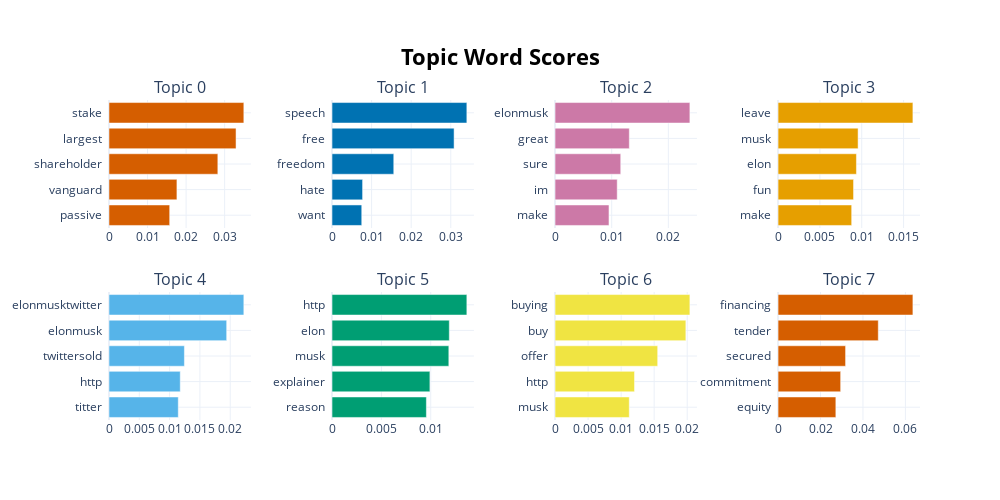

Notebook cell for this chart:
### Code cell
modelMid.visualize_barchart()

### Figure 1 — Plotly figure (JSON) as saved in the notebook; plotly's stock layout.template omitted (floating-point values rounded to 4 significant figures)
{"data": [{"marker": {"color": "#D55E00"}, "orientation": "h", "type": "bar", "x": [0.01574, 0.01762, 0.02824, 0.03296, 0.03498], "xaxis": "x", "y": ["passive  ", "vanguard  ", "shareholder  ", "largest  ", "stake  "], "yaxis": "y"}, {"marker": {"color": "#0072B2"}, "orientation": "h", "type": "bar", "x": [0.007509, 0.007721, 0.0156, 0.03084, 0.03407], "xaxis": "x2", "y": ["want  ", "hate  ", "freedom  ", "free  ", "speech  "], "yaxis": "y2"}, {"marker": {"color": "#CC79A7"}, "orientation": "h", "type": "bar", "x": [0.00952, 0.01097, 0.01159, 0.01311, 0.0238], "xaxis": "x3", "y": ["make  ", "im  ", "sure  ", "great  ", "elonmusk  "], "yaxis": "y3"}, {"marker": {"color": "#E69F00"}, "orientation": "h", "type": "bar", "x": [0.008796, 0.00902, 0.009365, 0.009562, 0.01611], "xaxis": "x4", "y": ["make  ", "fun  ", "elon  ", "musk  ", "leave  "], "yaxis": "y4"}, {"marker": {"color": "#56B4E9"}, "orientation": "h", "type": "bar", "x": [0.01143, 0.01175, 0.01244, 0.01941, 0.02224], "xaxis": "x5", "y": ["titter  ", "http  ", "twittersold  ", "elonmusk  ", "elonmusktwitter  "], "yaxis": "y5"}, {"marker": {"color": "#009E73"}, "orientation": "h", "type": "bar", "x": [0.009558, 0.009914, 0.01183, 0.01188, 0.01366], "xaxis": "x6", "y": ["reason  ", "explainer  ", "musk  ", "elon  ", "http  "], "yaxis": "y6"}, {"marker": {"color": "#F0E442"}, "orientation": "h", "type": "bar", "x": [0.01123, 0.01203, 0.01553, 0.0198, 0.0204], "xaxis": "x7", "y": ["musk  ", "http  ", "offer  ", "buy  ", "buying  "], "yaxis": "y7"}, {"marker": {"color": "#D55E00"}, "orientation": "h", "type": "bar", "x": [0.02723, 0.02949, 0.03181, 0.04722, 0.06354], "xaxis": "x8", "y": ["equity  ", "commitment  ", "secured  ", "tender  ", "financing  "], "yaxis": "y8"}], "layout": {"annotations": [{"font": {"size": 16}, "showarrow": false, "text": "Topic 0", "x": 0.0875, "xanchor": "center", "xref": "paper", "y": 1, "yanchor": "bottom", "yref": "paper"}, {"font": {"size": 16}, "showarrow": false, "text": "Topic 1", "x": 0.3625, "xanchor": "center", "xref": "paper", "y": 1, "yanchor": "bottom", "yref": "paper"}, {"font": {"size": 16}, "showarrow": false, "text": "Topic 2", "x": 0.6375, "xanchor": "center", "xref": "paper", "y": 1, "yanchor": "bottom", "yref": "paper"}, {"font": {"size": 16}, "showarrow": false, "text": "Topic 3", "x": 0.9125, "xanchor": "center", "xref": "paper", "y": 1, "yanchor": "bottom", "yref": "paper"}, {"font": {"size": 16}, "showarrow": false, "text": "Topic 4", "x": 0.0875, "xanchor": "center", "xref": "paper", "y": 0.4, "yanchor": "bottom", "yref": "paper"}, {"font": {"size": 16}, "showarrow": false, "text": "Topic 5", "x": 0.3625, "xanchor": "center", "xref": "paper", "y": 0.4, "yanchor": "bottom", "yref": "paper"}, {"font": {"size": 16}, "showarrow": false, "text": "Topic 6", "x": 0.6375, "xanchor": "center", "xref": "paper", "y": 0.4, "yanchor": "bottom", "yref": "paper"}, {"font": {"size": 16}, "showarrow": false, "text": "Topic 7", "x": 0.9125, "xanchor": "center", "xref": "paper", "y": 0.4, "yanchor": "bottom", "yref": "paper"}], "height": 500, "hoverlabel": {"bgcolor": "white", "font": {"family": "Rockwell", "size": 16}}, "showlegend": false, "title": {"font": {"color": "Black", "size": 22}, "text": "<b>Topic Word Scores", "x": 0.5, "xanchor": "center", "yanchor": "top"}, "width": 1000, "xaxis": {"anchor": "y", "domain": [0, 0.175], "showgrid": true}, "xaxis2": {"anchor": "y2", "domain": [0.275, 0.45], "showgrid": true}, "xaxis3": {"anchor": "y3", "domain": [0.55, 0.725], "showgrid": true}, "xaxis4": {"anchor": "y4", "domain": [0.825, 1], "showgrid": true}, "xaxis5": {"anchor": "y5", "domain": [0, 0.175], "showgrid": true}, "xaxis6": {"anchor": "y6", "domain": [0.275, 0.45], "showgrid": true}, "xaxis7": {"anchor": "y7", "domain": [0.55, 0.725], "showgrid": true}, "xaxis8": {"anchor": "y8", "domain": [0.825, 1], "showgrid": true}, "yaxis": {"anchor": "x", "domain": [0.6, 1], "showgrid": true}, "yaxis2": {"anchor": "x2", "domain": [0.6, 1], "showgrid": true}, "yaxis3": {"anchor": "x3", "domain": [0.6, 1], "showgrid": true}, "yaxis4": {"anchor": "x4", "domain": [0.6, 1], "showgrid": true}, "yaxis5": {"anchor": "x5", "domain": [0, 0.4], "showgrid": true}, "yaxis6": {"anchor": "x6", "domain": [0, 0.4], "showgrid": true}, "yaxis7": {"anchor": "x7", "domain": [0, 0.4], "showgrid": true}, "yaxis8": {"anchor": "x8", "domain": [0, 0.4], "showgrid": true}}}
